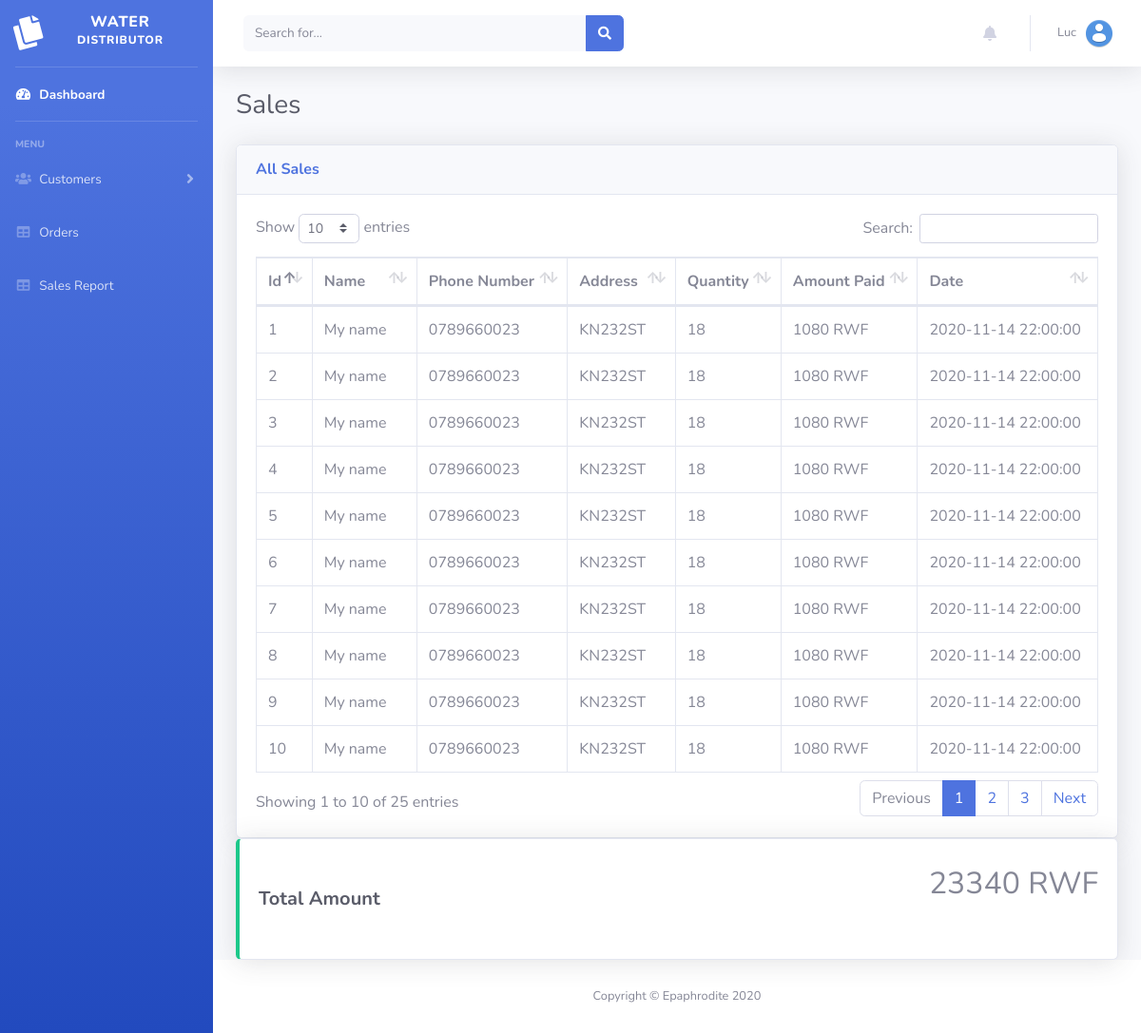
/dashboard/sales.php (signed in), run on the app's committed database.
### tables this page shows
CREATE TABLE `distributor_sales` (
  `id` int(11) NOT NULL,
  `customerName` varchar(191) NOT NULL,
  `address` varchar(191) NOT NULL,
  `phone` varchar(191) NOT NULL,
  `quantity` int(11) NOT NULL,
  `amount` varchar(191) NOT NULL,
  `date` timestamp NOT NULL DEFAULT current_timestamp() ON UPDATE current_timestamp()
);

### dashboard/sales.php (the view, shortened to what this page needs)
<!DOCTYPE html>
<html lang="en">
<head>
  <link href="vendor/fontawesome-free/css/all.min.css" rel="stylesheet" type="text/css">
  <link href="css/sb-admin-2.min.css" rel="stylesheet">
  <link href="vendor/datatables/dataTables.bootstrap4.min.css" rel="stylesheet">
</head>
<body id="page-top">
  <div id="wrapper">
    <?php
      include('sidebar1.php');
    ?>
    <div id="content-wrapper" class="d-flex flex-column">
      <div id="content">
        <?php
          include('topnav1.php')
        ?>
        <div class="container-fluid">
          <div class="d-sm-flex align-items-center justify-content-between mb-4">
            <h1 class="h3 mb-0 text-gray-800">Sales</h1>
          </div>
          <div class="row">
            <div class="col-md-12">
              <div class="card shadow mb-12">
              <div class="card-header py-3">
                <h6 class="m-0 font-weight-bold text-primary">All Sales</h6>
              </div>
              <div class="card-body">
                <div class="table-responsive">
                  <table class="table table-bordered" id="dataTable" width="100%" cellspacing="0">
                    <thead>
                      <tr>
                        <th>Id</th>
                        <th>Name</th>
                        <th>Phone Number</th>
                        <th>Address</th>
                        <th>Quantity</th>
                        <th>Amount Paid</th>
                        <th>Date</th>
                      </tr>
                    </thead>
                    <tbody>
                    <?php
                      $sql = mysqli_query($dbcon,"SELECT * FROM distributor_sales ORDER BY ID DESC");
                      while($row = mysqli_fetch_array($sql)){
                          echo'
                          <tr>
                            <td>'.$row['id'].'</td>
                            <td>'.$row['customerName'].'</td>
                            <td>'.$row['phone'].'</td>
                            <td>'.$row['address'].'</td>
                            <td>'.$row['quantity'].'</td>
                            <td>'.$row['amount'].' RWF</td>
                            <td>'.$row['date'].'</td>
                          </tr>
                          ';
                      }
                      ?>
                    </tbody>
                  </table>
                </div>
              </div>
            </div>
            </div>
            <div class="col-md-12">
              <div class="card border-left-success shadow h-100 py-2">
                <div class="card-body">
                  <div class="row no-gutters align-items-center">
                    <div class="col mr-2">
                      <div class="h5 mb-0 font-weight-bold text-gray-800">Total Amount</div>
                    </div>
                    <div class="col-auto">
                    <?php
                      $sql = mysqli_query($dbcon,"SELECT SUM(amount) FROM distributor_sales");
                      while($row = mysqli_fetch_array($sql)){
                        echo '<h2>'.$row['SUM(amount)'].' RWF</h2>';
                      }
                    ?>
                    </div>
                  </div>
                </div>
              </div>
            </div>
          </div>
        </div>
      </div>
      <?php
        include('footer.php');
      ?>
    </div>
  </div>
</body>
</html>

### dashboard/sidebar1.php (shortened to what this page needs)
<ul class="navbar-nav bg-gradient-primary sidebar sidebar-dark accordion" id="accordionSidebar">
      <a class="sidebar-brand d-flex align-items-center justify-content-center" href="index.html">
        <div class="sidebar-brand-icon rotate-n-15">
          <i class="fas fa-copy"></i>
        </div>
        <div class="sidebar-brand-text mx-3">Water <sup>Distributor</sup></div>
      </a>
      <hr class="sidebar-divider my-0">
      <li class="nav-item active">
        <a class="nav-link" href="index.php">
          <i class="fas fa-fw fa-tachometer-alt"></i>
          <span>Dashboard</span></a>
      </li>
      <hr class="sidebar-divider">
      <div class="sidebar-heading">
        Menu
      </div>
      <li class="nav-item">
        <a class="nav-link collapsed" href="#" data-toggle="collapse" data-target="#collapseUtilities" aria-expanded="true" aria-controls="collapseUtilities">
          <i class="fas fa-fw fa-users"></i>
          <span>Customers</span>
        </a>
      </li>
      <li class="nav-item">
        <a class="nav-link" href="orders.php">
          <i class="fas fa-fw fa-table"></i>
          <span>Orders</span></a>
      </li>
      <li class="nav-item">
        <a class="nav-link" href="sales.php">
          <i class="fas fa-fw fa-table"></i>
          <span>Sales Report</span></a>
      </li>
    </ul>

### dashboard/topnav1.php (shortened to what this page needs)
<?php
    $name=$_SESSION['dist'];
?>
<nav class="navbar navbar-expand navbar-light bg-white topbar mb-4 static-top shadow">
          <form class="d-none d-sm-inline-block form-inline mr-auto ml-md-3 my-2 my-md-0 mw-100 navbar-search">
            <div class="input-group">
              <input type="text" class="form-control bg-light border-0 small" placeholder="Search for..." aria-label="Search" aria-describedby="basic-addon2">
              <div class="input-group-append">
                <button class="btn btn-primary" type="button">
                  <i class="fas fa-search fa-sm"></i>
                </button>
              </div>
            </div>
          </form>
          <ul class="navbar-nav ml-auto">
            <li class="nav-item dropdown no-arrow mx-1">
              <a class="nav-link dropdown-toggle" href="#" id="alertsDropdown" role="button" data-toggle="dropdown" aria-haspopup="true" aria-expanded="false">
                <i class="fas fa-bell fa-fw"></i>
              </a>
            </li>
            <li class="nav-item dropdown no-arrow">
              <a class="nav-link dropdown-toggle" href="#" id="userDropdown" role="button" data-toggle="dropdown" aria-haspopup="true" aria-expanded="false">
                <span class="mr-2 d-none d-lg-inline text-gray-600 small"><?php echo $name; ?></span>
                <img class="img-profile rounded-circle" src="img/avatar.png">
              </a>
            </li>
          </ul>
        </nav>

### dashboard/footer.php
<footer class="sticky-footer bg-white">
        <div class="container my-auto">
          <div class="copyright text-center my-auto">
            <span>Copyright &copy; Epaphrodite 2020</span>
          </div>
        </div>
</footer>

### data on the page
distributor_sales: id "10", customerName "My name", phone "0789660023", address "KN232ST", quantity "18", amount "1080", date "2020-11-14 22:00:00"
distributor_sales: id "9", customerName "My name", phone "0789660023", address "KN232ST", quantity "18", amount "1080", date "2020-11-14 22:00:00"
distributor_sales: id "8", customerName "My name", phone "0789660023", address "KN232ST", quantity "18", amount "1080", date "2020-11-14 22:00:00"
distributor_sales: id "7", customerName "My name", phone "0789660023", address "KN232ST", quantity "18", amount "1080", date "2020-11-14 22:00:00"
distributor_sales: id "6", customerName "My name", phone "0789660023", address "KN232ST", quantity "18", amount "1080", date "2020-11-14 22:00:00"
distributor_sales: id "5", customerName "My name", phone "0789660023", address "KN232ST", quantity "18", amount "1080", date "2020-11-14 22:00:00"
distributor_sales: id "4", customerName "My name", phone "0789660023", address "KN232ST", quantity "18", amount "1080", date "2020-11-14 22:00:00"
distributor_sales: id "3", customerName "My name", phone "0789660023", address "KN232ST", quantity "18", amount "1080", date "2020-11-14 22:00:00"
distributor_sales: id "2", customerName "My name", phone "0789660023", address "KN232ST", quantity "18", amount "1080", date "2020-11-14 22:00:00"
distributor_sales: id "1", customerName "My name", phone "0789660023", address "KN232ST", quantity "18", amount "1080", date "2020-11-14 22:00:00"

### other printed values
$name "Luc"
$row['SUM(amount)'] "23340"
